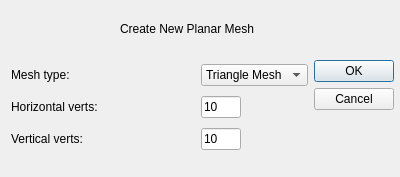
<?xml version="1.0" encoding="UTF-8"?>
<ui version="4.0">
 <class>NewMeshDialog</class>
 <widget class="QDialog" name="NewMeshDialog">
  <property name="windowModality">
   <enum>Qt::ApplicationModal</enum>
  </property>
  <property name="geometry">
   <rect>
    <x>0</x>
    <y>0</y>
    <width>400</width>
    <height>177</height>
   </rect>
  </property>
  <property name="windowTitle">
   <string>Dialog</string>
  </property>
  <widget class="QLabel" name="label_3">
   <property name="geometry">
    <rect>
     <x>120</x>
     <y>20</y>
     <width>171</width>
     <height>17</height>
    </rect>
   </property>
   <property name="text">
    <string>Create New Planar Mesh</string>
   </property>
  </widget>
  <widget class="QWidget" name="layoutWidget">
   <property name="geometry">
    <rect>
     <x>11</x>
     <y>60</y>
     <width>383</width>
     <height>97</height>
    </rect>
   </property>
   <layout class="QHBoxLayout" name="horizontalLayout">
    <item>
     <layout class="QGridLayout" name="gridLayout">
      <item row="0" column="0">
       <widget class="QLabel" name="TypeLabel">
        <property name="text">
         <string>Mesh type:</string>
        </property>
       </widget>
      </item>
      <item row="0" column="1" colspan="3">
       <spacer name="horizontalSpacer">
        <property name="orientation">
         <enum>Qt::Horizontal</enum>
        </property>
        <property name="sizeHint" stdset="0">
         <size>
          <width>40</width>
          <height>20</height>
         </size>
        </property>
       </spacer>
      </item>
      <item row="0" column="4">
       <widget class="QComboBox" name="TypeBox">
        <item>
         <property name="text">
          <string>Triangle Mesh</string>
         </property>
        </item>
        <item>
         <property name="text">
          <string>Quad Mesh</string>
         </property>
        </item>
        <item>
         <property name="text">
          <string>Hex Mesh</string>
         </property>
        </item>
       </widget>
      </item>
      <item row="1" column="0" colspan="3">
       <widget class="QLabel" name="label">
        <property name="text">
         <string>Horizontal verts:</string>
        </property>
       </widget>
      </item>
      <item row="1" column="3">
       <spacer name="horizontalSpacer_2">
        <property name="orientation">
         <enum>Qt::Horizontal</enum>
        </property>
        <property name="sizeHint" stdset="0">
         <size>
          <width>40</width>
          <height>20</height>
         </size>
        </property>
       </spacer>
      </item>
      <item row="1" column="4">
       <widget class="QLineEdit" name="horizEdit">
        <property name="sizePolicy">
         <sizepolicy hsizetype="Expanding" vsizetype="Fixed">
          <horstretch>0</horstretch>
          <verstretch>0</verstretch>
         </sizepolicy>
        </property>
        <property name="maximumSize">
         <size>
          <width>40</width>
          <height>16777215</height>
         </size>
        </property>
        <property name="text">
         <string>10</string>
        </property>
       </widget>
      </item>
      <item row="2" column="0" colspan="2">
       <widget class="QLabel" name="label_2">
        <property name="text">
         <string>Vertical verts:</string>
        </property>
       </widget>
      </item>
      <item row="2" column="2" colspan="2">
       <spacer name="horizontalSpacer_3">
        <property name="orientation">
         <enum>Qt::Horizontal</enum>
        </property>
        <property name="sizeHint" stdset="0">
         <size>
          <width>40</width>
          <height>20</height>
         </size>
        </property>
       </spacer>
      </item>
      <item row="2" column="4">
       <widget class="QLineEdit" name="vertEdit">
        <property name="maximumSize">
         <size>
          <width>40</width>
          <height>16777215</height>
         </size>
        </property>
        <property name="text">
         <string>10</string>
        </property>
       </widget>
      </item>
     </layout>
    </item>
    <item>
     <widget class="QDialogButtonBox" name="buttonBox">
      <property name="orientation">
       <enum>Qt::Vertical</enum>
      </property>
      <property name="standardButtons">
       <set>QDialogButtonBox::Cancel|QDialogButtonBox::Ok</set>
      </property>
     </widget>
    </item>
   </layout>
  </widget>
 </widget>
 <resources/>
 <connections>
  <connection>
   <sender>buttonBox</sender>
   <signal>accepted()</signal>
   <receiver>NewMeshDialog</receiver>
   <slot>accept()</slot>
   <hints>
    <hint type="sourcelabel">
     <x>248</x>
     <y>254</y>
    </hint>
    <hint type="destinationlabel">
     <x>157</x>
     <y>274</y>
    </hint>
   </hints>
  </connection>
  <connection>
   <sender>buttonBox</sender>
   <signal>rejected()</signal>
   <receiver>NewMeshDialog</receiver>
   <slot>reject()</slot>
   <hints>
    <hint type="sourcelabel">
     <x>316</x>
     <y>260</y>
    </hint>
    <hint type="destinationlabel">
     <x>286</x>
     <y>274</y>
    </hint>
   </hints>
  </connection>
 </connections>
</ui>
